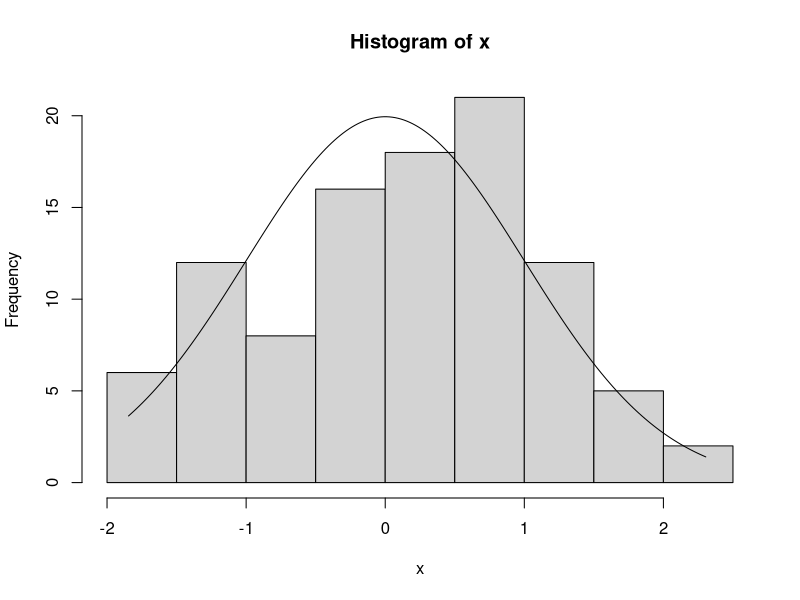
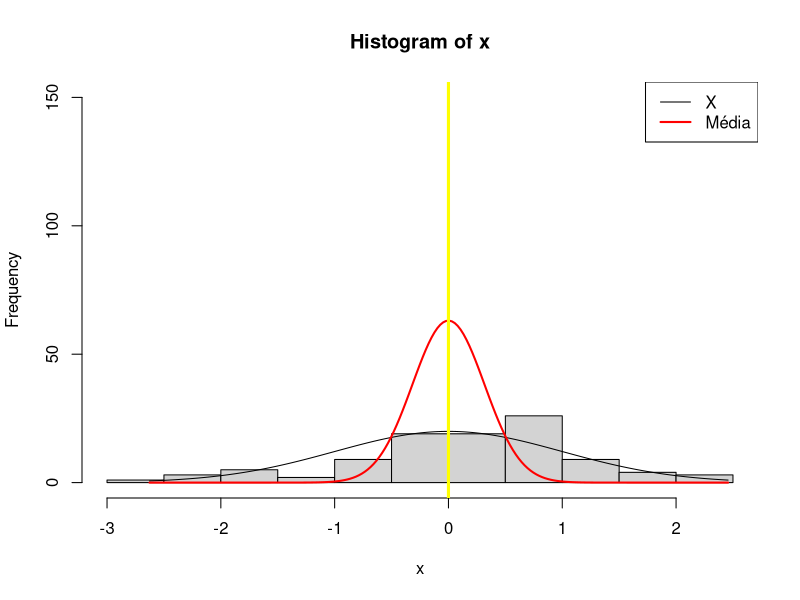
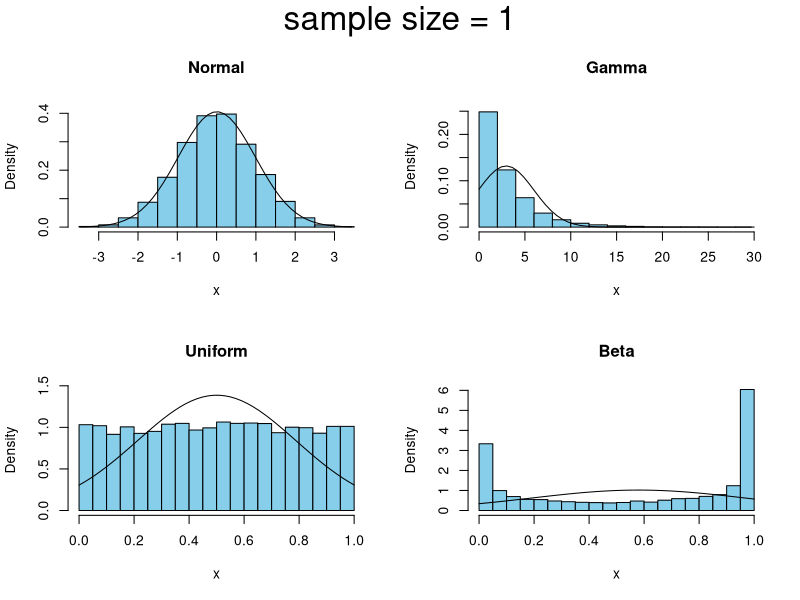
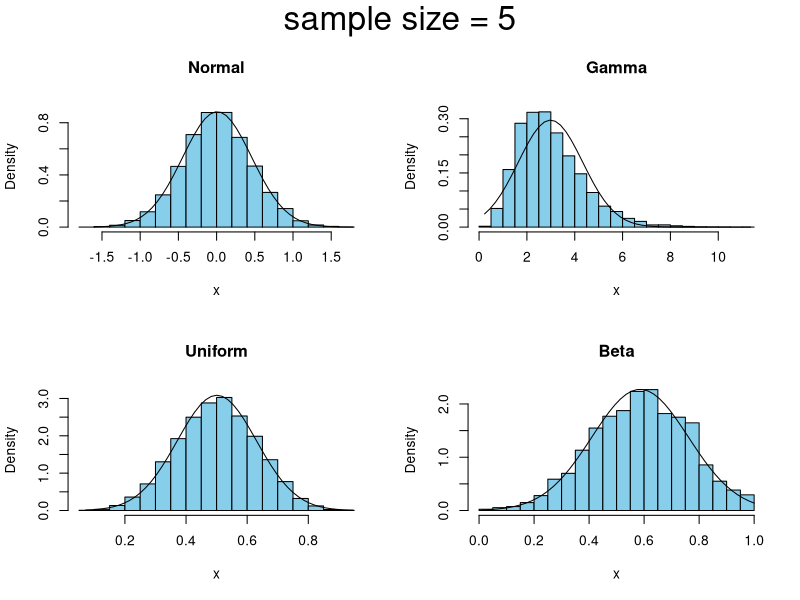
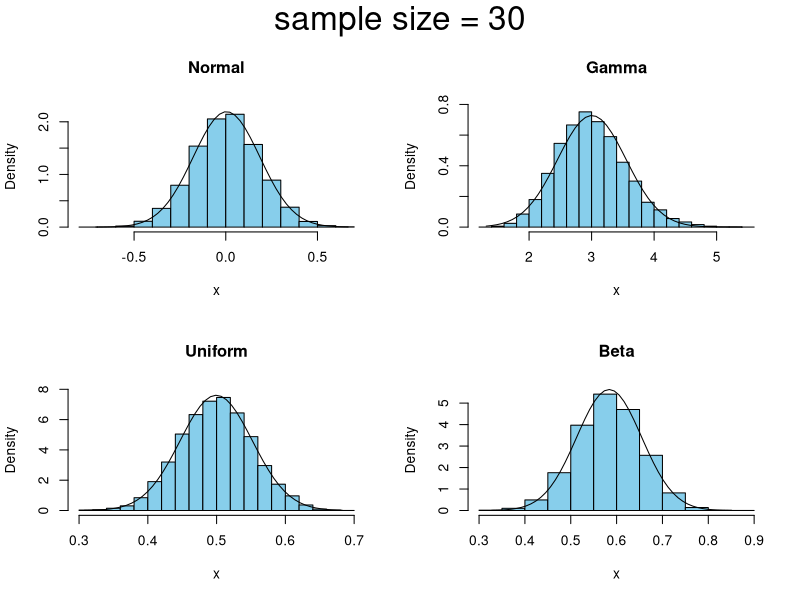
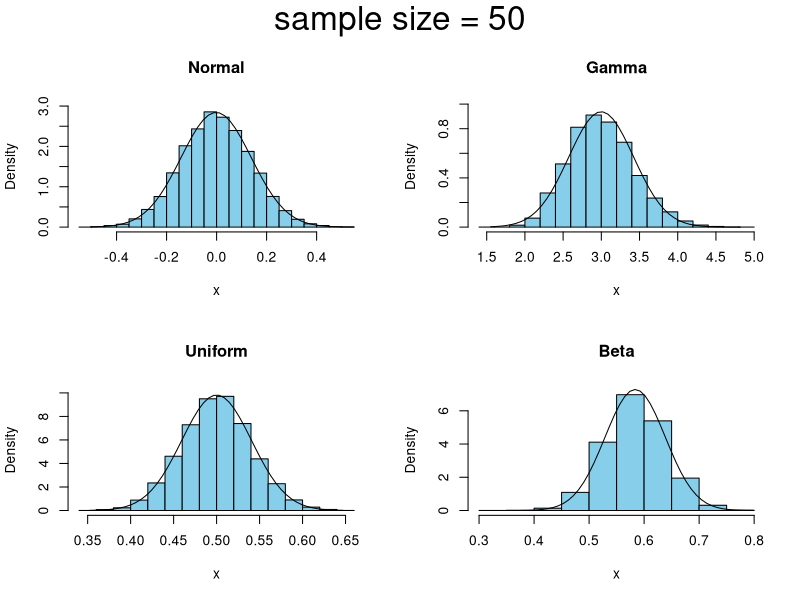
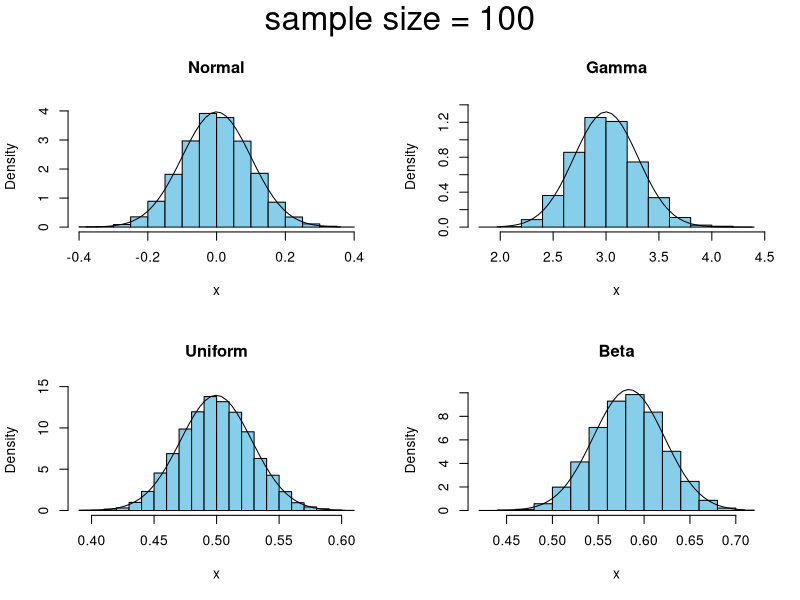

Source code (R) for these figures, in order:
# Universidade Federal de São João del-Rei
# Departamento de Estatística, Física e Matemática (DEFIM)
# Disciplina de Estatística Computacional
# Prof. Ben Dêivide (http://bendeivide.github.io)
# Aula 12: Distribuicoes amostra e TLC
#---------------------------------------------------

# Pacotes utilizados
library(TeachingDemos)
#install.packages(TeachingDemos) # Para instalar


# Exemplos para calcular frequencia e densidade

# Dados aleatorios de uma normal
x <- rnorm(100)
# histograma
h <- hist(x)
# Valores ajustados
xfit <- seq(min(x), max(x), length = 200)
yfit <- dnorm(xfit)*diff(h$mids[1:2])*length(x)
# Densidade ajustada
lines(xfit, yfit)


# Distribuições amostrais

# Distribuição da média amostral de uma normal


# Dados aleatorios de uma normal
x <- rnorm(100)
# histograma
h <- hist(x, ylim = c(0,150))
# Valores ajustados
xfit <- seq(min(x), max(x), length = 200)
yfit <- dnorm(xfit)*diff(h$mids[1:2])*length(x)
yfitm <- dnorm(xfit, sd = 1 / sqrt(10))*diff(h$mids[1:2])*length(x)
# Densidade ajustada dos dados
lines(xfit, yfit)
# Densidade ajustada da distribuicao da media
lines(xfit, yfitm, lwd = 2, col= "red")

## Linha da média
abline(v = 0, lwd = 3, col = "yellow")

## Legenda
legend(x = "topright", 
       lty = 1,
       lwd = c(1, 2),
       col = c("black", "red"),
       legend = c("X", "Média"))


# Teorema do Limite Central (TLC)

clt.examp()
clt.examp(5)
clt.examp(30)
clt.examp(50)
clt.examp(100)
